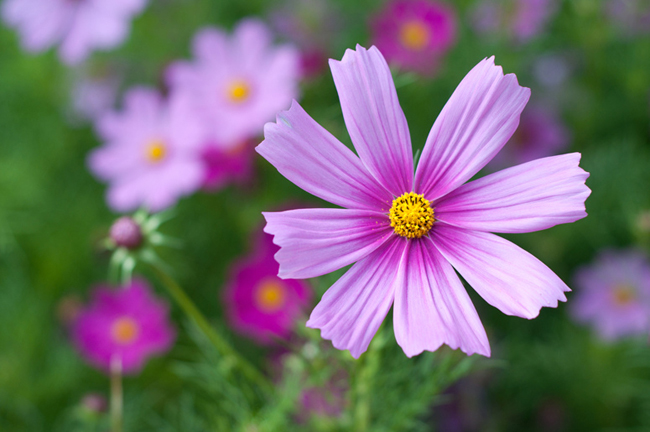
#> input picture HarrisCorner/images/1.jpg, 650 x 432 px
$ python harris-corner.py
#> lines starting #> are read from the running program, lines starting #| are printed output that depends on the picture; after the words box and inside, x2 and y2 are one past the last pixel; in counts of white or black regions, pixels touching at a corner belong together
from math import exp
from scipy import signal
from PIL import Image
from pylab import *
import numpy

#Main function
def main():
    # The image is opened and converted to grayscale.
    im1 = array(Image.open('images/1.jpg').convert("L"))
    #Function is computed  using 3 responses
    harrisim1_R1, harrisim1_R2, harrisim1_R3 = compute_harris_response(im1)
    #points selected based on the response values1
    filtered_coords1_R1 = get_harris_points(harrisim1_R1, 10, 0.1)
    #points selected based on the response values2
    filtered_coords1_R2 = get_harris_points(harrisim1_R2, 10, 0.1)
    #points selected based on the response values3
    filtered_coords1_R3 = get_harris_points(harrisim1_R3, 10, 0.1)
    #The points are plotted overlaid on the original image.
    plot_harris_points(im1, filtered_coords1_R1)
    #The points are plotted overlaid on the original image.
    plot_harris_points(im1, filtered_coords1_R2)
    #The points are plotted overlaid on the original image.
    plot_harris_points(im1, filtered_coords1_R3)

# returns x and y derivatives of a 2D gauss kernel array for convolutions
def gauss_derivative_kernels(size, sizey=None):
      #array sizex from parameter
      size = int(size)
      # array sizey
      if not sizey:
          #array sizey assigned to sizex if not declared
          sizey = size
      else:
          #array sizey from parameter
          sizey = int(sizey)
      #numpy array creation from minus sizex and sizey to sizex + 1 to sizey + 1
      y, x = mgrid[-size:size+1, -sizey:sizey+1]

      #Getting like
      #y = [[-3 - 2 - 1  0  1  2  3], [-3 - 2 - 1  0  1  2  3], [-3 - 2 - 1  0  1  2  3], [-3 - 2 - 1  0  1  2  3],
      #    [-3 - 2 - 1  0  1  2  3], [-3 - 2 - 1  0  1  2  3], [-3 - 2 - 1  0  1  2  3]]
      #x = [[-3 - 3 - 3 - 3 - 3 - 3 - 3], [-2 - 2 - 2 - 2 - 2 - 2 - 2], [-1 - 1 - 1 - 1 - 1 - 1 - 1], [0  0  0  0  0  0  0],
      #[1  1  1  1  1  1  1], [2  2  2  2  2  2  2], [3  3  3  3  3  3  3]]

      #x and y derivatives of a 2D gaussian with standard dev half of size
      # (ignore scale factor)

      #apply 2d gaussian formula to newly created array for array x
      gx = - x * exp(-(x**2/float((0.5*size)**2)+y**2/float((0.5*sizey)**2)))
      #apply 2d gaussian formula to newly created array for array y
      gy = - y * exp(-(x**2/float((0.5*size)**2)+y**2/float((0.5*sizey)**2)))

      return gx,gy

#returns x and y derivatives of an image using gaussian derivative filters of size n. The optional argument
#ny allows for a different size in the y direction.
def gauss_derivatives(im, n, ny=None):

#> called with n = 3
    gx,gy = gauss_derivative_kernels(n, sizey=ny)

    #Convolving : Mathematical operation on two functions that produce a third function that describes how one's function is changed by the other.
    #convolving derivative gauss kernel gx with image
    imx = signal.convolve(im,gx, mode='same')
    #convolving derivative gauss kernel gy with image
    imy = signal.convolve(im,gy, mode='same')

    return imx,imy

#This gives an image with each pixel containing the value of the Harris response function.
#compute the Harris corner detector response function for each pixel in the image
def compute_harris_response(image):

    #convolving image with gaussian
    imx,imy = gauss_derivatives(image, 3)

    #kernel for blurring
    gauss = gauss_kernel(3)

    #matrix W is created from the outer product of the image gradient
    #We need to be able to do convolutions of 2D signals. For this NumPy is not enough and we need to use the signal module in SciPy.
    Wxx = signal.convolve(imx*imx,gauss, mode='same')
    Wxy = signal.convolve(imx*imy,gauss, mode='same')
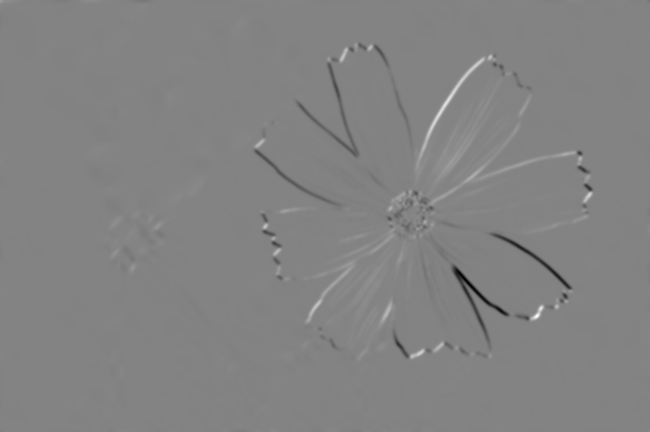
#> Wxy: shape (432, 650) float64; min -70693.4, max 66866.7, mean -24.9; drawn with min black and max white
    Wyy = signal.convolve(imy*imy,gauss, mode='same')

    #getting determinant and trace
    #determinant
    Wdet = Wxx*Wyy - Wxy**2
    #trace
    Wtr = Wxx + Wyy
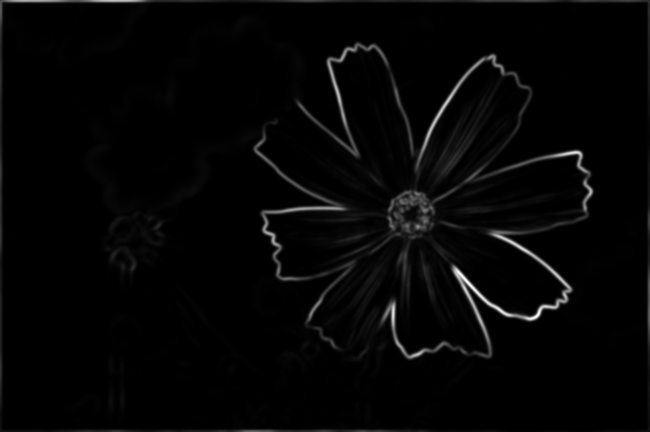
#> Wtr: shape (432, 650) float64; min 1.14, max 141897.6, mean 3154.3; drawn with min black and max white
    #this matrix is averaged over a region and then a corner response function is defined as the ratio of the determinant to the trace of W.
    # “Corner” λ1 and λ2 are large, λ1 ~ λ2; E increases in all directions
    R1 = Wdet / Wtr
    #get eigen values
    l1, l2 = get_eigvals(Wxx, Wxy, Wyy)
    R2 = numpy.minimum(Wxx, Wyy) #(Shi-Tomasi score)
    #k is an emprical value between 0.04-0.06.
    k = 0.06
    R3 = Wdet - (k * (Wtr**2)) #one of the corner response measure according to lecture
    #eigenvector or characteristic vector of a linear transformation is a nonzero vector that changes at most by a scalar factor when that linear transformation is applied to it.
    R2 = numpy.minimum(l1, l2) #(Shi-Tomasi score)
    #k is an emprical value between 0.04-0.06.
    k = 0.06
    R3 = Wdet - (k * (Wtr**2)) #one of the corner response measure according to lecture

    return R1, R2, R3
#finding eigen values of convolution
def get_eigvals(M00, M01, M11):
    l1 = (M00 + M11) / 2 + np.sqrt(4 * M01 ** 2 + (M00 - M11) ** 2) / 2
    l2 = (M00 + M11) / 2 - np.sqrt(4 * M01 ** 2 + (M00 - M11) ** 2) / 2
    return l1, l2

#This gives an image with each pixel containing the value of the Harris response function.
#Taking all candidate pixels, sort them in descending order of corner response values and mark off regions too close to positions already marked as corners.

def get_harris_points(harrisim, min_distance=10, threshold=0.03):
    """ return corners from a Harris response image
        min_distance is the minimum nbr of pixels separating
        corners and image boundary"""
#> called with min_distance = 10, threshold = 0.1

    #find top corner candidates above a threshold
    corner_threshold = max(harrisim.ravel()) * threshold
#> corner_threshold = 1934
    harrisim_t = (harrisim > corner_threshold) * 1
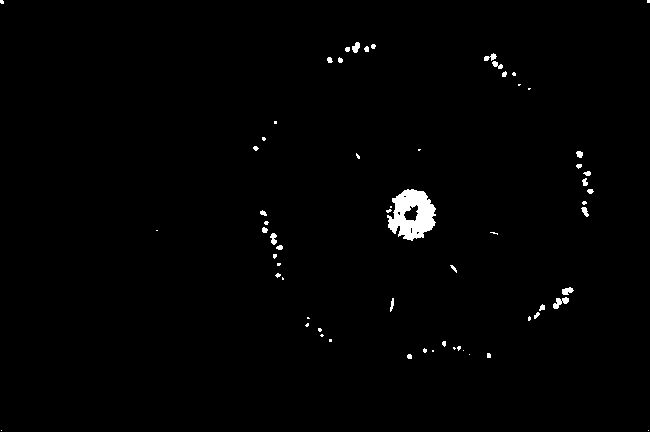
#> harrisim_t: shape (432, 650) int64; values 0 (black) and 1 (white), 1% white; 63 white regions (35 under 20 px), largest, box (x1, y1, x2, y2) and area: (387, 189, 436, 241) 1612, (553, 297, 569, 309) 99, (562, 287, 574, 295) 65

    #get coordinates of candidates
    candidates = harrisim_t.nonzero()
#> candidates = 2898 positions, rows 0 to 430, columns 0 to 649
    coords = [ (candidates[0][c],candidates[1][c]) for c in range(len(candidates[0]))]
#> coords = 2898 pairs, first value 0 to 430, second value 0 to 649
    #...and their values
    candidate_values = [harrisim[c[0]][c[1]] for c in coords]
#> candidate_values = 2898 values, max 19340.3 at index 2591, min 1934.9 at index 2380, mean 4975.1

    #sort candidates
    #sort them in descending order of corner response values
    index = argsort(candidate_values)
#> index = 2898 values, max 2897 at index 314, min 0 at index 1970, mean 1448.5

    #store allowed point locations in array
    allowed_locations = zeros(harrisim.shape)
    allowed_locations[min_distance:-min_distance,min_distance:-min_distance] = 1

    # select the best points taking min_distance into account
    # mark off regions too close to positions already marked as corners.
    filtered_coords1 = []
    filtered_coords = []
    choosedvals = []
    # iterate through candidates
    for i in index:
        if allowed_locations[coords[i][0]][coords[i][1]] == 1:
            # choose as corner
            filtered_coords1.append(coords[i])
            # take choosed val for top 10 below
            choosedvals.append(candidate_values[i])
            # unmark too close locations to selected coords (min_distance)
            allowed_locations[(coords[i][0] - min_distance):(coords[i][0] + min_distance),
            (coords[i][1] - min_distance):(coords[i][1] + min_distance)] = 0
#> this loop made 2898 passes
#> i on passes 1 to 3: 2380, 2712, 2743
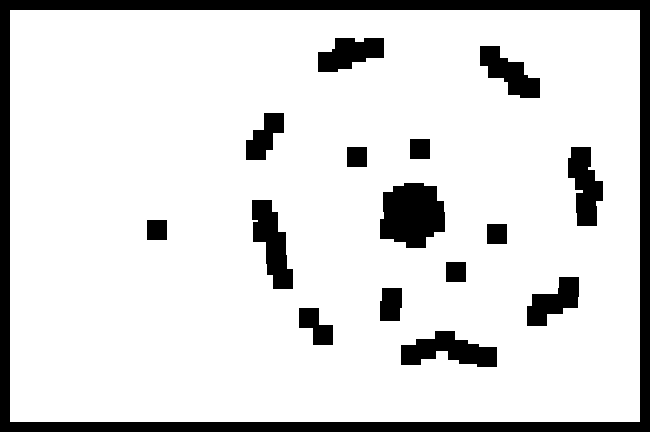
#> allowed_locations: shape (432, 650) float64; values 0 (black) and 1 (white), 85.9% white; 16 black regions, largest, box (x1, y1, x2, y2) and area: (0, 0, 650, 432) 21240, (380, 183, 445, 248) 3331, (401, 331, 497, 367) 2063
#> after the loop, choosedvals = 60 values from 1934.9 to 5422.5; filtered_coords1 = 60 pairs, first value 48 to 357, second value 157 to 593

    #Lets take n = 10 top 10 corner
    n = 10
    #sort descending highest response values
    index = argsort(choosedvals)[::-1][:n]
#> index = [59, 58, 57, 56, 55, 54, 53, 52, 51, 50]

    for i in index:
        filtered_coords.append(filtered_coords1[i])
#> this loop made 10 passes
#> i on passes 1 to 8: 59, 58, 57, 56, 55, 54, 53, 52
#> after the loop, filtered_coords = [(227, 424), (232, 263), (214, 423), (150, 256), (48, 345), (196, 403), (341, 445), (265, 277), (304, 542), (168, 578)]
#> in main, `filtered_coords1_R1 = get_harris_points(harrisim1_R1, 10, 0.1)`: filtered_coords1_R1 has the same summary as filtered_coords in get_harris_points
#> call 2 of get_harris_points, with min_distance = 10, threshold = 0.1
#> in get_harris_points (call 2), `corner_threshold = max(harrisim.ravel()) * threshold`: corner_threshold = 3424.7
#> in get_harris_points (call 2), `candidates = harrisim_t.nonzero()`: candidates = 2125 positions, rows 0 to 358, columns 0 to 649
#> in get_harris_points (call 2), `coords = [ (candidates[0][c],candidates[1][c]) for c in range(len(cand..`: coords = 2125 pairs, first value 0 to 358, second value 0 to 649
#> in get_harris_points (call 2), `candidate_values = [harrisim[c[0]][c[1]] for c in coords]`: candidate_values = 2125 values, max 34247 at index 1916, min 3430 at index 2122, mean 8023.9
#> in get_harris_points (call 2), `index = argsort(candidate_values)`: index = 2125 values, max 2124 at index 456, min 0 at index 1096, mean 1062
#> the loop in get_harris_points (call 2), `for i in index:` made 2125 passes
#> i on passes 1 to 3: 2122, 1606, 1671
#> after the loop in get_harris_points (call 2), `for i in index:`:
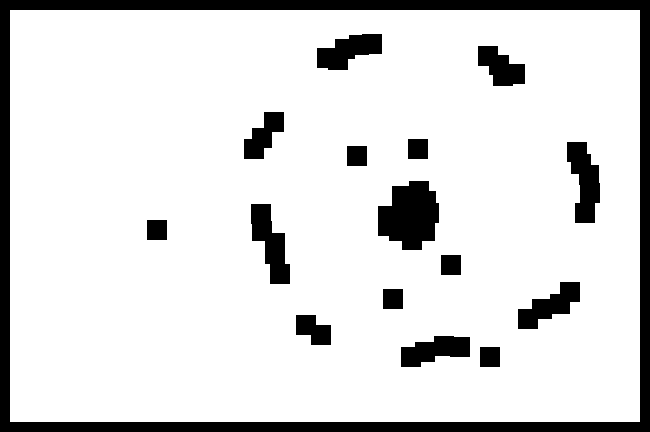
#> allowed_locations: shape (432, 650) float64; values 0 (black) and 1 (white), 86.6% white; 16 black regions, largest, box (x1, y1, x2, y2) and area: (0, 0, 650, 432) 21240, (378, 181, 439, 250) 3142, (567, 142, 600, 223) 1726
#> after the loop in get_harris_points (call 2), `for i in index:`: choosedvals = 52 values from 3430 to 5642.8; filtered_coords1 = 52 pairs, first value 44 to 357, second value 157 to 590
#> in get_harris_points (call 2), `index = argsort(choosedvals)[::-1][:n]`: index = [51, 50, 49, 48, 47, 46, 45, 44, 43, 42]
#> the loop in get_harris_points (call 2), `for i in index:` made 10 passes
#> i on passes 1 to 8: 51, 50, 49, 48, 47, 46, 45, 44
#> after the loop in get_harris_points (call 2), `for i in index:`: filtered_coords = [(220, 398), (226, 388), (138, 262), (65, 499), (60, 338), (325, 306), (149, 254), (215, 418), (152, 577), (201, 426)]
#> in main, `filtered_coords1_R2 = get_harris_points(harrisim1_R2, 10, 0.1)`: filtered_coords1_R2 has the same summary as filtered_coords in get_harris_points
#> call 3 of get_harris_points, with min_distance = 10, threshold = 0.1
#> in get_harris_points (call 3), `corner_threshold = max(harrisim.ravel()) * threshold`: corner_threshold = 118716390.5
#> in get_harris_points (call 3), `candidates = harrisim_t.nonzero()`: candidates = 884 positions, rows 0 to 357, columns 0 to 592
#> in get_harris_points (call 3), `coords = [ (candidates[0][c],candidates[1][c]) for c in range(len(cand..`: coords = 884 pairs, first value 0 to 357, second value 0 to 592
#> in get_harris_points (call 3), `candidate_values = [harrisim[c[0]][c[1]] for c in coords]`: candidate_values = 884 values, max 1.19e+09 at index 827, min 118996570.4 at index 293, mean 275200833
#> in get_harris_points (call 3), `index = argsort(candidate_values)`: index = 884 values, max 883 at index 169, min 0 at index 31, mean 441.5
#> the loop in get_harris_points (call 3), `for i in index:` made 884 passes
#> i on passes 1 to 3: 293, 279, 69
#> after the loop in get_harris_points (call 3), `for i in index:`:
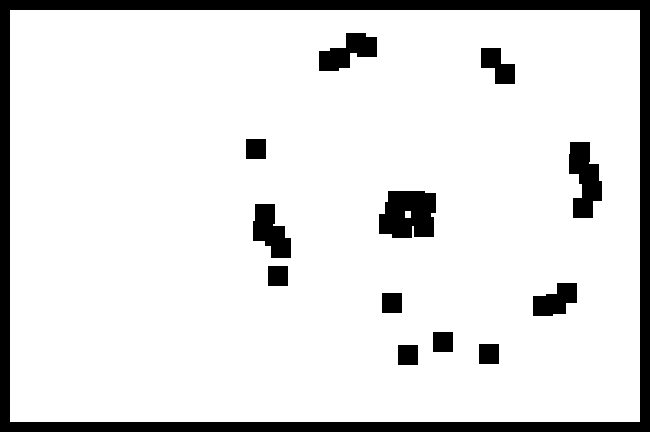
#> allowed_locations: shape (432, 650) float64; values 0 (black) and 1 (white), 88.6% white; 13 black regions, largest, box (x1, y1, x2, y2) and area: (0, 0, 650, 432) 21240, (379, 191, 436, 238) 2286, (569, 142, 602, 218) 1664
#> after the loop in get_harris_points (call 3), `for i in index:`: choosedvals = 32 values from 118996570.4 to 192268576; filtered_coords1 = 32 pairs, first value 43 to 355, second value 256 to 592
#> in get_harris_points (call 3), `index = argsort(choosedvals)[::-1][:n]`: index = [31, 30, 29, 28, 27, 26, 25, 24, 23, 22]
#> the loop in get_harris_points (call 3), `for i in index:` made 10 passes
#> i on passes 1 to 8: 31, 30, 29, 28, 27, 26, 25, 24
#> after the loop in get_harris_points (call 3), `for i in index:`: filtered_coords = [(152, 580), (231, 263), (342, 443), (61, 329), (248, 281), (306, 543), (224, 389), (174, 589), (236, 275), (47, 367)]
#> in main, `filtered_coords1_R3 = get_harris_points(harrisim1_R3, 10, 0.1)`: filtered_coords1_R3 has the same summary as filtered_coords in get_harris_points
    #select top 10
    return filtered_coords

#plots corners found in image
def plot_harris_points(image, filtered_coords):
    figure()
    #converted to grayscale
    gray()
    # the window showing output image with corners
    imshow(image)
    #To make it easier to show the corner points in the image you can add a plotting function using matplotlib (PyLab).
    plot([p[1] for p in filtered_coords],[p[0] for p in filtered_coords],'*')
    axis('off')
    show()
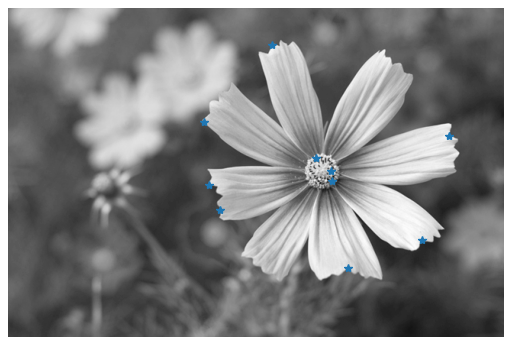
#> figure drawn by matplotlib, 1 panel


#Returns a normalized 2D gauss kernel array for convolutions
def gauss_kernel(size, sizey = None):
    # array sizex from parameter
    size = int(size)
    # array sizey
    if not sizey:
        # array sizey equals size if not declared
        sizey = size
    else:
        # array sizey from parameter
        sizey = int(sizey)
    #numpy array creation taking from minus size and sizey to size + 1 to sizey + 1
    x, y = mgrid[-size:size+1, -sizey:sizey+1]
    #apply gauss blurring
    g = exp(-(x**2/float(size)+y**2/float(sizey)))
    return g / g.sum()

#Main function is called
if __name__=='__main__':
    # Main function is called
    main()

$ run again, with HarrisCorner/images/2.jpg copied over HarrisCorner/images/1.jpg
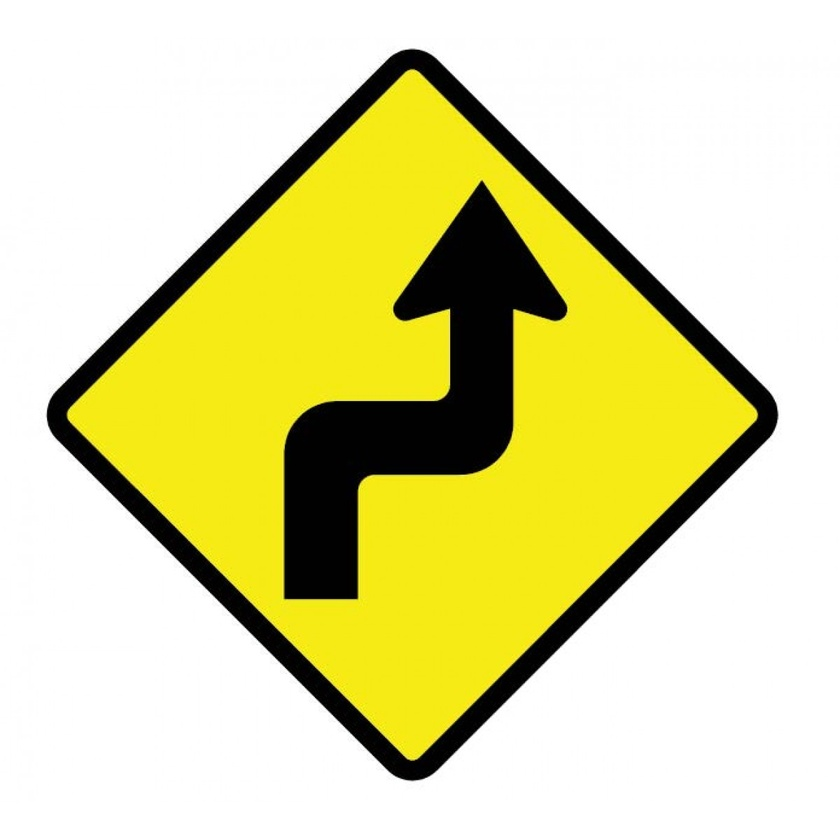
#> input picture HarrisCorner/images/2.jpg, 840 x 840 px, shrunk from 1200 x 1200 before the run
#> corner_threshold = 4195.6
#> in get_harris_points, `harrisim_t = (harrisim > corner_threshold) * 1`:
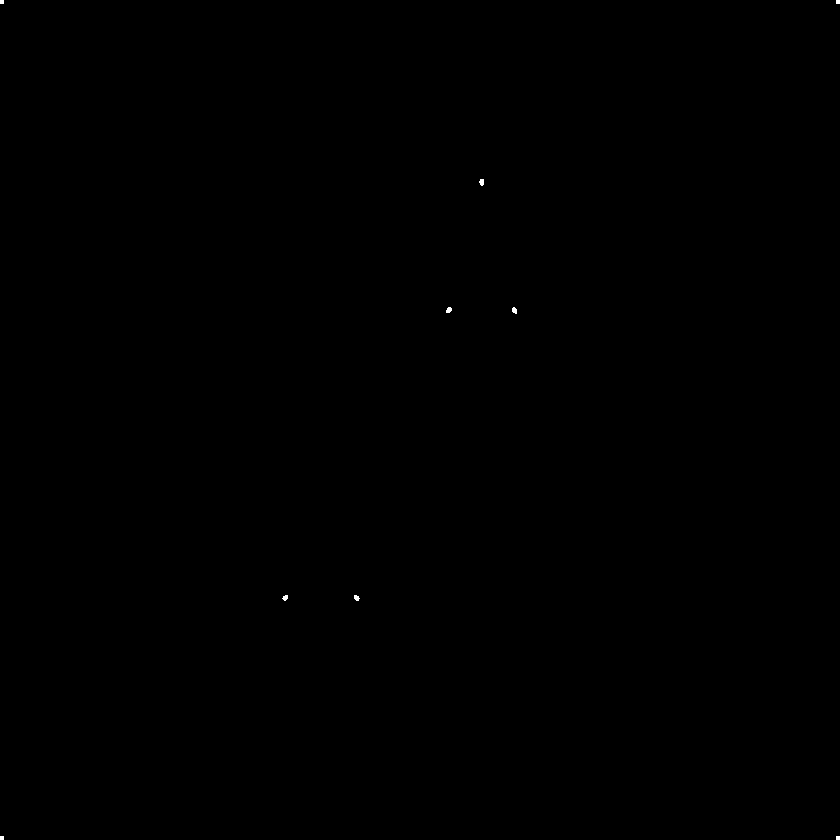
#> harrisim_t: shape (840, 840) int64; values 0 (black) and 1 (white), 0.03% white; 9 white regions (4 under 20 px), largest, box (x1, y1, x2, y2) and area: (479, 179, 484, 186) 28, (446, 307, 452, 313) 28, (512, 307, 517, 314) 27, (354, 595, 360, 601) 26, (282, 595, 288, 601) 25
#> candidates = 198 positions, rows 0 to 839, columns 0 to 839
#> coords = 198 pairs, first value 0 to 839, second value 0 to 839
#> candidate_values = 198 values, max 41956 at index 188, min 4254.7 at index 63, mean 15649.9
#> in get_harris_points, `index = argsort(candidate_values)`: index = 198 values, max 197 at index 163, min 0 at index 164, mean 98.5
#> the loop in get_harris_points, `for i in index:` made 198 passes
#> i on passes 1 to 3: 63, 57, 165
#> after the loop in get_harris_points, `for i in index:`: choosedvals = [4254.7, 4273.6, 4334.6, 4398.9, 4883.4]; filtered_coords1 = [(307, 513), (184, 483), (600, 358), (598, 282), (310, 446)]
#> in get_harris_points, `index = argsort(choosedvals)[::-1][:n]`: index = [4, 3, 2, 1, 0]
#> the loop in get_harris_points, `for i in index:` made 5 passes
#> i on passes 1, 2, 4, 5: 4, 3, 1, 0
#> after the loop in get_harris_points, `for i in index:`: filtered_coords = [(310, 446), (598, 282), (600, 358), (184, 483), (307, 513)]
#> filtered_coords1_R1 has the same summary as filtered_coords in get_harris_points
#> harrisim_t: shape (840, 840) int64; values 0 (black) and 1 (white), 0.03% white; 9 white regions (4 under 20 px), largest, box (x1, y1, x2, y2) and area: (446, 307, 452, 313) 26, (480, 179, 484, 186) 24, (512, 308, 517, 314) 24, (283, 595, 288, 601) 22, (354, 595, 359, 601) 21
#> the loop in get_harris_points (call 2), `for i in index:` made 181 passes
#> i on passes 1 to 3: 132, 97, 149
#> the loop in get_harris_points (call 2), `for i in index:` made 5 passes
#> filtered_coords1_R2 = [(312, 513), (179, 480), (595, 355), (312, 446), (598, 287)]
#> harrisim_t: shape (840, 840) int64; values 0 (black) and 1 (white), 0.01% white; 9 white regions (9 under 20 px)
#> filtered_coords1_R3 = [(309, 447), (184, 482), (598, 358), (310, 512), (598, 283)]
#> in plot_harris_points, `show()`:
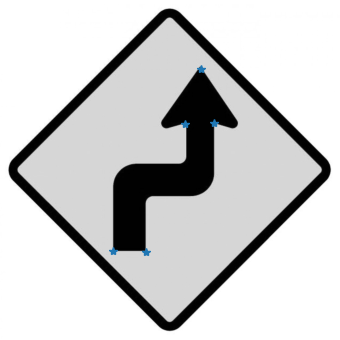
#> figure drawn by matplotlib, 1 panel
